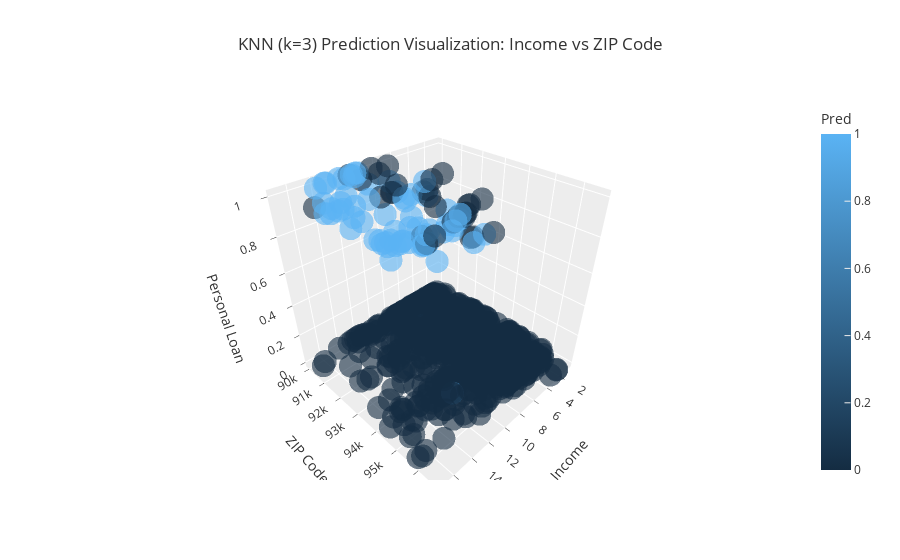
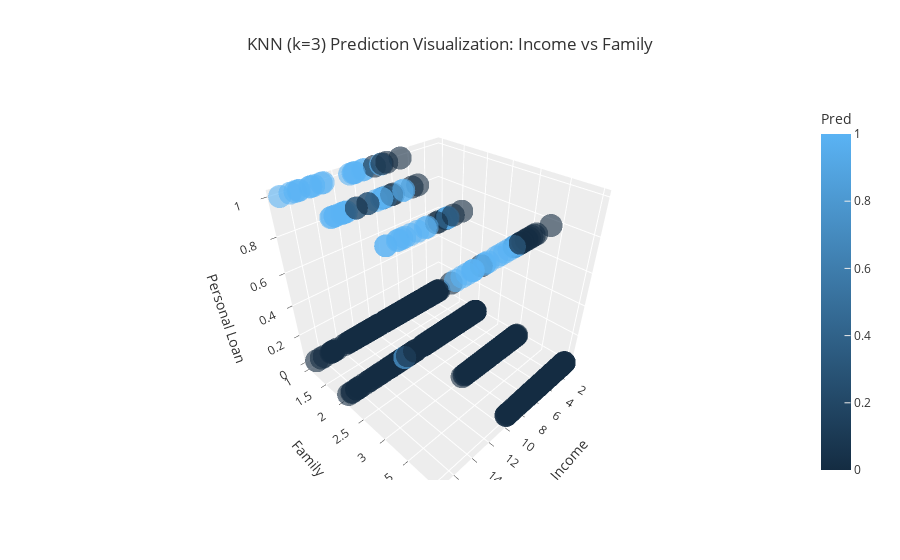
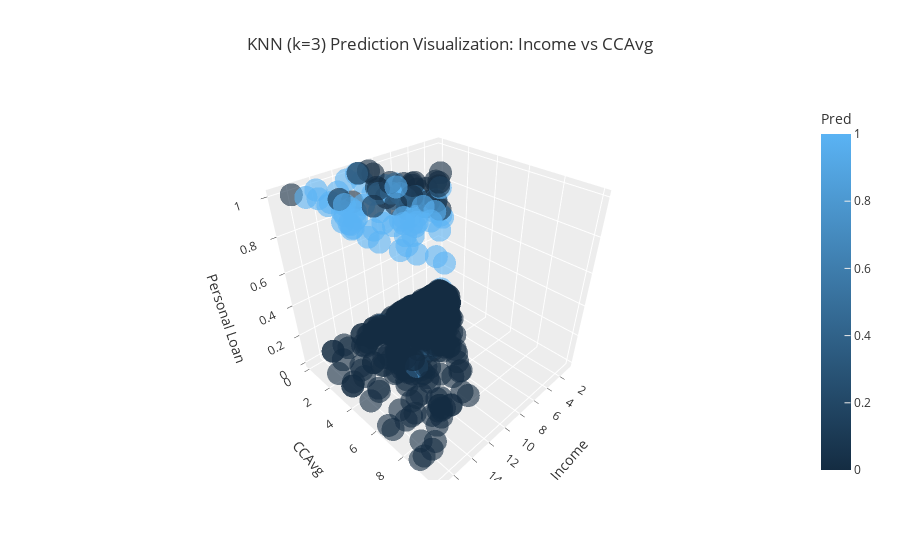
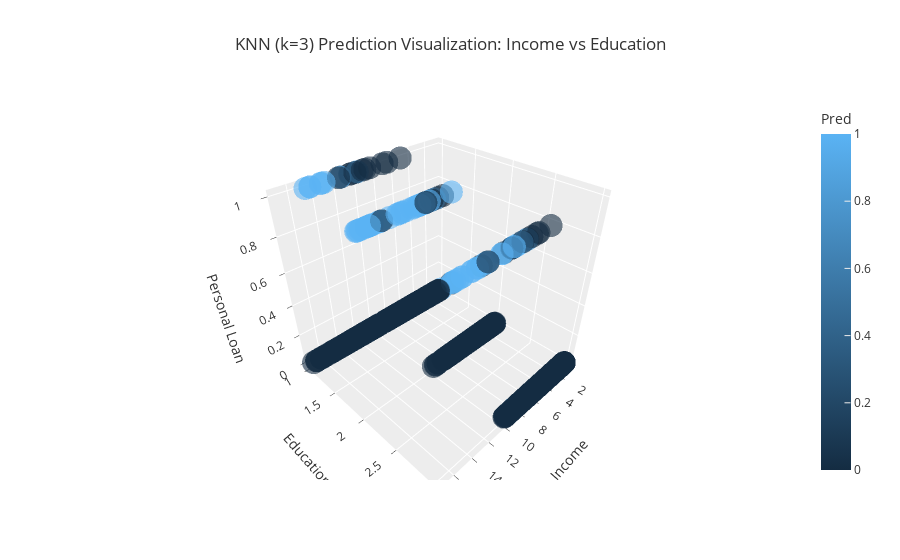

The code cell stored with these charts, in order, in its notebook:
### Code cell
#features for visualization
cols = [col for col in x_test_vis.columns if col not in ['Income', 'Personal Loan', 'Pred']]
for col in cols:
    fig = px.scatter_3d(
        data_frame=x_test_vis,
        x='Income',
        y=col,
        z='Personal Loan',
        color='Pred',
        color_discrete_map={0: 'lightgray', 1: 'green'},
        template='ggplot2',
        hover_name='Education',
        opacity=0.6,
        height=700,
        title=f'KNN (k=3) Prediction Visualization: Income vs {col}'
    )
    pio.show(fig)

### Figure 1 — Plotly figure (JSON) as saved in the notebook; plotly's stock layout.template omitted (floating-point values rounded to 4 significant figures; data arrays with more than 128 entries replaced by an {"elided": "..."} marker saying what was removed)
{"data": [{"hovertemplate": "<b>%{hovertext}</b><br><br>Income=%{x}<br>ZIP Code=%{y}<br>Personal Loan=%{z}<br>Pred=%{marker.color}<extra></extra>", "hovertext": {"elided": "1000 float values"}, "legendgroup": "", "marker": {"color": {"elided": "1000 int values"}, "coloraxis": "coloraxis", "opacity": 0.6, "symbol": "circle"}, "mode": "markers", "name": "", "scene": "scene", "showlegend": false, "type": "scatter3d", "x": {"elided": "1000 float values"}, "y": {"elided": "1000 int values"}, "z": {"elided": "1000 int values"}}], "layout": {"autosize": true, "coloraxis": {"colorbar": {"title": {"text": "Pred"}}, "colorscale": [[0, "rgb(20,44,66)"], [1, "rgb(90,179,244)"]]}, "legend": {"tracegroupgap": 0}, "scene": {"aspectmode": "auto", "aspectratio": {"x": 1, "y": 1, "z": 1}, "domain": {"x": [0, 1], "y": [0, 1]}, "xaxis": {"title": {"text": "Income"}, "type": "linear"}, "yaxis": {"title": {"text": "ZIP Code"}, "type": "linear"}, "zaxis": {"title": {"text": "Personal Loan"}, "type": "linear"}}, "title": {"text": "KNN (k=3) Prediction Visualization: Income vs ZIP Code"}}}

### Figure 2 — Plotly figure (JSON) as saved in the notebook; plotly's stock layout.template omitted (floating-point values rounded to 4 significant figures; data arrays with more than 128 entries replaced by an {"elided": "..."} marker saying what was removed)
{"data": [{"hovertemplate": "<b>%{hovertext}</b><br><br>Income=%{x}<br>Family=%{y}<br>Personal Loan=%{z}<br>Pred=%{marker.color}<extra></extra>", "hovertext": {"elided": "1000 float values"}, "legendgroup": "", "marker": {"color": {"elided": "1000 int values"}, "coloraxis": "coloraxis", "opacity": 0.6, "symbol": "circle"}, "mode": "markers", "name": "", "scene": "scene", "showlegend": false, "type": "scatter3d", "x": {"elided": "1000 float values"}, "y": {"elided": "1000 int values"}, "z": {"elided": "1000 int values"}}], "layout": {"autosize": true, "coloraxis": {"colorbar": {"title": {"text": "Pred"}}, "colorscale": [[0, "rgb(20,44,66)"], [1, "rgb(90,179,244)"]]}, "legend": {"tracegroupgap": 0}, "scene": {"aspectmode": "auto", "aspectratio": {"x": 1, "y": 1, "z": 1}, "domain": {"x": [0, 1], "y": [0, 1]}, "xaxis": {"title": {"text": "Income"}, "type": "linear"}, "yaxis": {"title": {"text": "Family"}, "type": "linear"}, "zaxis": {"title": {"text": "Personal Loan"}, "type": "linear"}}, "title": {"text": "KNN (k=3) Prediction Visualization: Income vs Family"}}}

### Figure 3 — Plotly figure (JSON) as saved in the notebook; plotly's stock layout.template omitted (floating-point values rounded to 4 significant figures; data arrays with more than 128 entries replaced by an {"elided": "..."} marker saying what was removed)
{"data": [{"hovertemplate": "<b>%{hovertext}</b><br><br>Income=%{x}<br>CCAvg=%{y}<br>Personal Loan=%{z}<br>Pred=%{marker.color}<extra></extra>", "hovertext": {"elided": "1000 float values"}, "legendgroup": "", "marker": {"color": {"elided": "1000 int values"}, "coloraxis": "coloraxis", "opacity": 0.6, "symbol": "circle"}, "mode": "markers", "name": "", "scene": "scene", "showlegend": false, "type": "scatter3d", "x": {"elided": "1000 float values"}, "y": {"elided": "1000 float values"}, "z": {"elided": "1000 int values"}}], "layout": {"autosize": true, "coloraxis": {"colorbar": {"title": {"text": "Pred"}}, "colorscale": [[0, "rgb(20,44,66)"], [1, "rgb(90,179,244)"]]}, "legend": {"tracegroupgap": 0}, "scene": {"aspectmode": "auto", "aspectratio": {"x": 1, "y": 1, "z": 1}, "domain": {"x": [0, 1], "y": [0, 1]}, "xaxis": {"title": {"text": "Income"}, "type": "linear"}, "yaxis": {"title": {"text": "CCAvg"}, "type": "linear"}, "zaxis": {"title": {"text": "Personal Loan"}, "type": "linear"}}, "title": {"text": "KNN (k=3) Prediction Visualization: Income vs CCAvg"}}}

### Figure 4 — Plotly figure (JSON) as saved in the notebook; plotly's stock layout.template omitted (floating-point values rounded to 4 significant figures; data arrays with more than 128 entries replaced by an {"elided": "..."} marker saying what was removed)
{"data": [{"hovertemplate": "<b>%{hovertext}</b><br><br>Income=%{x}<br>Education=%{y}<br>Personal Loan=%{z}<br>Pred=%{marker.color}<extra></extra>", "hovertext": {"elided": "1000 float values"}, "legendgroup": "", "marker": {"color": {"elided": "1000 int values"}, "coloraxis": "coloraxis", "opacity": 0.6, "symbol": "circle"}, "mode": "markers", "name": "", "scene": "scene", "showlegend": false, "type": "scatter3d", "x": {"elided": "1000 float values"}, "y": {"elided": "1000 int values"}, "z": {"elided": "1000 int values"}}], "layout": {"autosize": true, "coloraxis": {"colorbar": {"title": {"text": "Pred"}}, "colorscale": [[0, "rgb(20,44,66)"], [1, "rgb(90,179,244)"]]}, "legend": {"tracegroupgap": 0}, "scene": {"aspectmode": "auto", "aspectratio": {"x": 1, "y": 1, "z": 1}, "domain": {"x": [0, 1], "y": [0, 1]}, "xaxis": {"title": {"text": "Income"}, "type": "linear"}, "yaxis": {"title": {"text": "Education"}, "type": "linear"}, "zaxis": {"title": {"text": "Personal Loan"}, "type": "linear"}}, "title": {"text": "KNN (k=3) Prediction Visualization: Income vs Education"}}}
